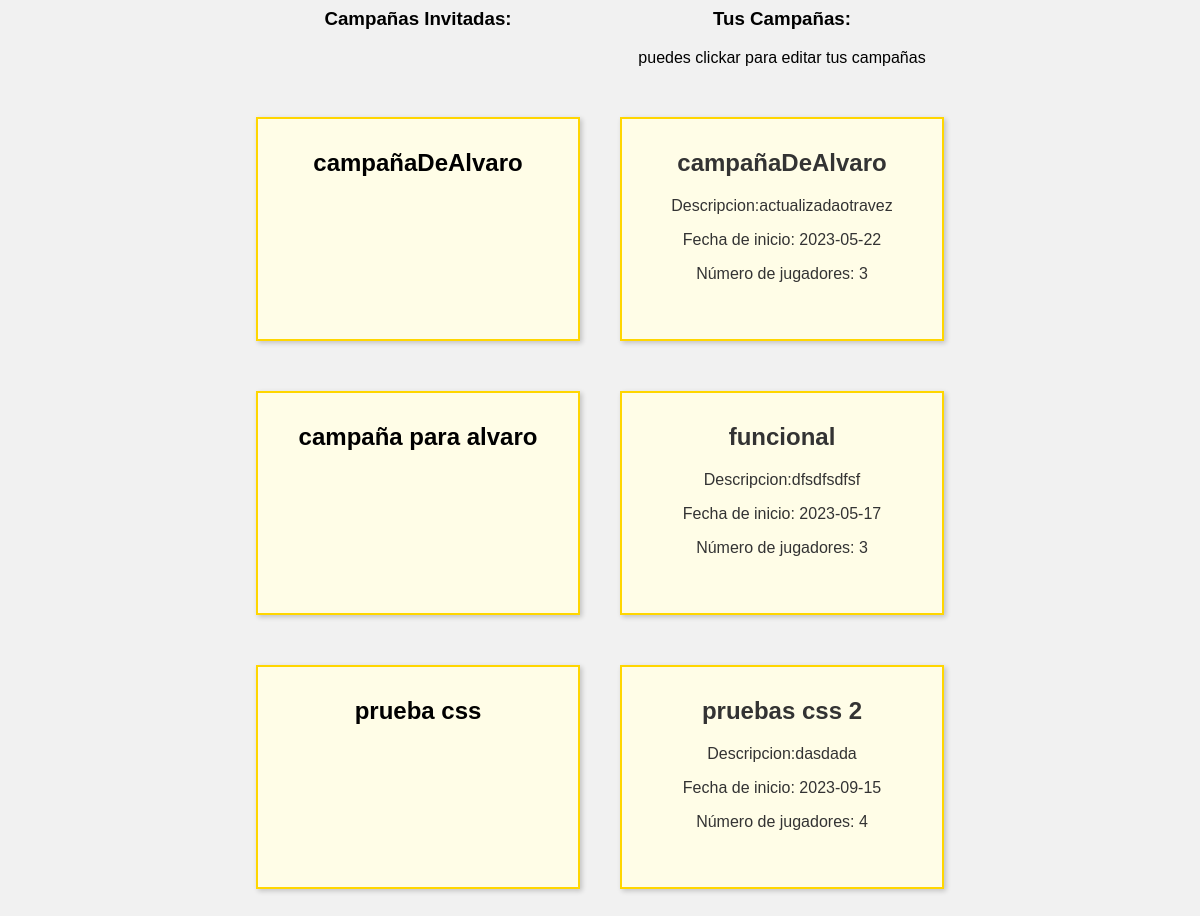
The page /campaña/campañaPagina.php (signed in) on the database its author committed.
### tables this page shows
CREATE TABLE `campanasinvitadas` (
  `id` int(11) NOT NULL,
  `usuario` varchar(30) NOT NULL,
  `nombre` varchar(30) NOT NULL
);

CREATE TABLE `campanas` (
  `nombre` varchar(30) NOT NULL,
  `descripcion` varchar(60) NOT NULL,
  `fecha_inicio` date NOT NULL,
  `num_jugadores` int(3) NOT NULL,
  `usuario` varchar(30) NOT NULL
);

### campaña/campañaPagina.php (the view, shortened to what this page needs)
<?php
$servername = "localhost";
$username = "root";
$password = "";
$dbname = "tfg_db";
$conn = mysqli_connect($servername, $username, $password, $dbname);
if (isset($_COOKIE['username'])) {
    $username = $_COOKIE['username'];
    $sql = "SELECT nombre, descripcion, fecha_inicio, num_jugadores FROM campanas WHERE usuario = '$username'";
    $result = mysqli_query($conn, $sql);
    $invitadasSql = "SELECT nombre FROM campanasInvitadas WHERE usuario = '$username'";
    $invitadasResult = mysqli_query($conn, $invitadasSql);
    ?>
    <!DOCTYPE html>
    <html>
    <head>
      <link rel="stylesheet" href="campañaPagina.css">
    </head>
    <body>
    <div class="campaigns-wrapper">
        <div class="column">
            <?php
            if (mysqli_num_rows($invitadasResult) > 0) {
                echo "<h3>Campañas Invitadas:</h3>";
                echo "<br>";
                while ($invitadaRow = mysqli_fetch_assoc($invitadasResult)) {
                    $nombreInvitada = $invitadaRow['nombre'];
                    echo '<div class="post-it">';
                    echo "<h2>$nombreInvitada</h2>";
                    echo '</div>';
                }
            } else {
                echo "<h3>No tienes campañas invitadas</h3>";
            }
            ?>
        </div>
        <div class="column">
            <?php
if (mysqli_num_rows($result) > 0) {
    echo "<h3>Tus Campañas:</h3>";
    echo "<p> puedes clickar para editar tus campañas</p>";
    while ($row = mysqli_fetch_assoc($result)) {
        $nombre = $row['nombre'];
        $descripcion = $row['descripcion'];
        $fecha_inicio = $row['fecha_inicio'];
        $num_jugadores = $row['num_jugadores'];
        echo '<a href="actualizarCampañas/actualizarCampaña.php?nombre=' . urlencode($nombre) . '&descripcion=' . urlencode($descripcion) . '&fecha_inicio=' . urlencode($fecha_inicio) . '&num_jugadores=' . urlencode($num_jugadores) . '">';
        echo '<div class="post-it">';
        echo '<h2>' . $nombre . '</h2>';
        echo '<p> Descripcion:' . $descripcion . '</p>';
        echo '<p>Fecha de inicio: ' . $fecha_inicio . '</p>';
        echo '<p>Número de jugadores: ' . $num_jugadores . '</p>';
        echo '</div>';
        echo '</a>';
    }
} else {
    echo "<h3>No tienes campañas disponibles</h3>";
}
?>
        </div>
    </div>
    <?php
} else {
    echo "La cookie 'username' no está definida.";
}
?>
</body>
</html>

### campaña/campañaPagina.css (style rules this page uses)
body { background-color: #f1f1f1; font-family: Arial, sans-serif; }
.post-it { background-color: #fffde7; border: 2px solid #ffd600; padding: 10px; width: 300px; height: 200px; margin: 0 auto; margin-top: 50px; text-align: center; box-shadow: 2px 2px 5px rgba(0, 0, 0, 0.2); }
.campaigns-wrapper { display: flex; justify-content: center; align-items: flex-start; }
.column { margin: 0 20px; text-align: center; }
.column h3 { margin-top: 0; }
.post-it { margin-bottom: 20px; padding: 10px; }
a { text-decoration: none; color: #333; }

### rows shown on the page
campanasinvitadas: nombre "campañaDeAlvaro"
campanasinvitadas: nombre "campaña para alvaro"
campanasinvitadas: nombre "prueba css"
campanas: nombre "campañaDeAlvaro", descripcion "actualizadaotravez", fecha_inicio "2023-05-22", num_jugadores "3"
campanas: nombre "funcional", descripcion "dfsdfsdfsf", fecha_inicio "2023-05-17", num_jugadores "3"
campanas: nombre "pruebas css 2", descripcion "dasdada", fecha_inicio "2023-09-15", num_jugadores "4"
